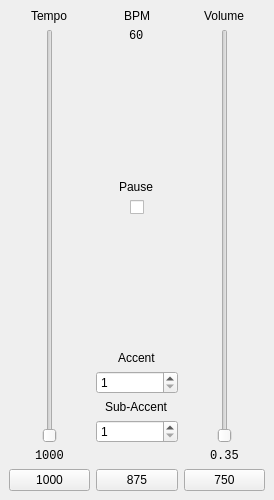
<?xml version="1.0" encoding="UTF-8"?>
<ui version="4.0">
 <class>MainWindow</class>
 <widget class="QMainWindow" name="MainWindow">
  <property name="geometry">
   <rect>
    <x>0</x>
    <y>0</y>
    <width>274</width>
    <height>500</height>
   </rect>
  </property>
  <property name="windowTitle">
   <string>Metronome</string>
  </property>
  <widget class="QWidget" name="centralwidget">
   <layout class="QGridLayout" name="gridLayout" rowstretch="0,6,0,6,0,0,0,0,0,0">
    <item row="0" column="0" alignment="Qt::AlignHCenter">
     <widget class="QLabel" name="lblTempo">
      <property name="text">
       <string>Tempo</string>
      </property>
     </widget>
    </item>
    <item row="1" column="0" rowspan="7" alignment="Qt::AlignHCenter">
     <widget class="QSlider" name="sldTempo">
      <property name="orientation">
       <enum>Qt::Vertical</enum>
      </property>
     </widget>
    </item>
    <item row="8" column="0" alignment="Qt::AlignHCenter">
     <widget class="QLabel" name="numTempo">
      <property name="font">
       <font>
        <family>Monospace</family>
       </font>
      </property>
      <property name="text">
       <string>1000</string>
      </property>
     </widget>
    </item>
    <item row="0" column="1" alignment="Qt::AlignHCenter">
     <widget class="QLabel" name="lblBPM">
      <property name="text">
       <string>BPM</string>
      </property>
     </widget>
    </item>
    <item row="1" column="1" alignment="Qt::AlignHCenter|Qt::AlignTop">
     <widget class="QLabel" name="numBPM">
      <property name="font">
       <font>
        <family>Monospace</family>
       </font>
      </property>
      <property name="text">
       <string>60</string>
      </property>
     </widget>
    </item>
    <item row="0" column="2" alignment="Qt::AlignHCenter">
     <widget class="QLabel" name="lblVolume">
      <property name="text">
       <string>Volume</string>
      </property>
     </widget>
    </item>
    <item row="1" column="2" rowspan="7" alignment="Qt::AlignHCenter">
     <widget class="QSlider" name="sldVolume">
      <property name="orientation">
       <enum>Qt::Vertical</enum>
      </property>
     </widget>
    </item>
    <item row="8" column="2" alignment="Qt::AlignHCenter">
     <widget class="QLabel" name="numVolume">
      <property name="font">
       <font>
        <family>Monospace</family>
       </font>
      </property>
      <property name="text">
       <string>0.35</string>
      </property>
     </widget>
    </item>
    <item row="2" column="1" alignment="Qt::AlignHCenter">
     <widget class="QLabel" name="lblPause">
      <property name="text">
       <string>Pause</string>
      </property>
     </widget>
    </item>
    <item row="3" column="1" alignment="Qt::AlignHCenter|Qt::AlignTop">
     <widget class="QCheckBox" name="chkPause"/>
    </item>
    <item row="4" column="1" alignment="Qt::AlignHCenter|Qt::AlignBottom">
     <widget class="QLabel" name="lblAccent">
      <property name="text">
       <string>Accent</string>
      </property>
     </widget>
    </item>
    <item row="5" column="1">
     <widget class="QSpinBox" name="spnAccent">
      <property name="minimum">
       <number>1</number>
      </property>
      <property name="maximum">
       <number>128</number>
      </property>
     </widget>
    </item>
    <item row="6" column="1" alignment="Qt::AlignHCenter|Qt::AlignBottom">
     <widget class="QLabel" name="lblSubacc">
      <property name="text">
       <string>Sub-Accent</string>
      </property>
     </widget>
    </item>
    <item row="7" column="1">
     <widget class="QSpinBox" name="spnSubacc">
      <property name="minimum">
       <number>1</number>
      </property>
      <property name="maximum">
       <number>128</number>
      </property>
     </widget>
    </item>
    <item row="9" column="0">
     <widget class="QPushButton" name="btnSlow">
      <property name="text">
       <string>1000</string>
      </property>
     </widget>
    </item>
    <item row="9" column="1">
     <widget class="QPushButton" name="btnMedm">
      <property name="text">
       <string>875</string>
      </property>
     </widget>
    </item>
    <item row="9" column="2">
     <widget class="QPushButton" name="btnFast">
      <property name="text">
       <string>750</string>
      </property>
     </widget>
    </item>
   </layout>
  </widget>
 </widget>
 <resources/>
 <connections/>
</ui>
